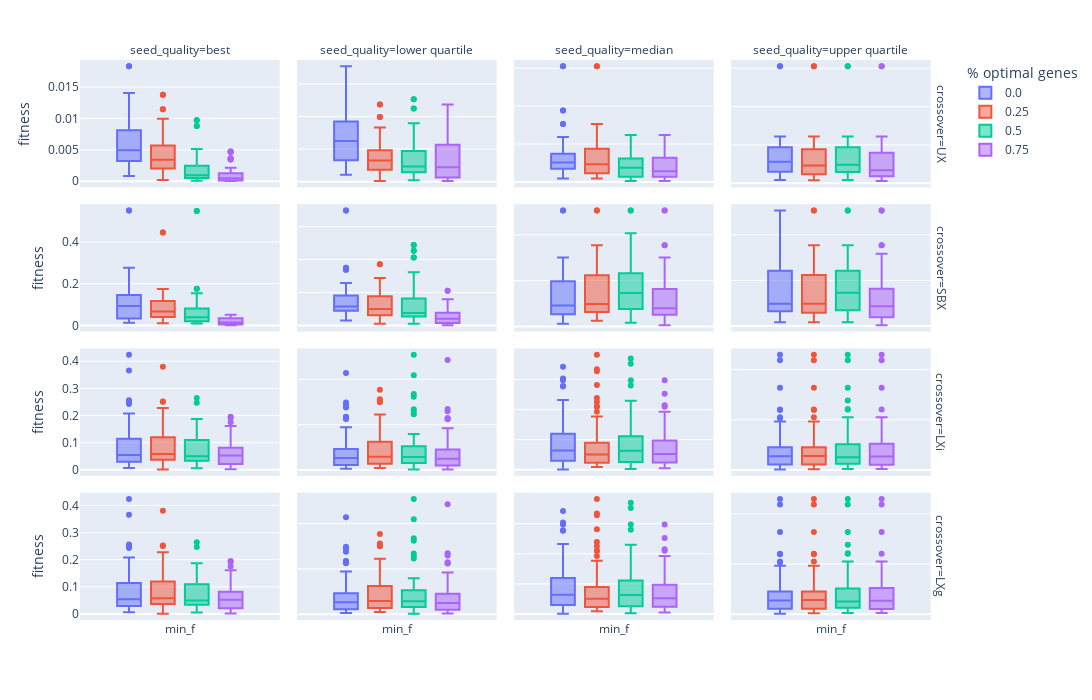

The notebook cell saved with this chart:
### Code cell
#Performance values for dimension 8 only

import pandas as pd
import plotly.express as px

gen = 50
dim = 8

performance_df = pd.read_csv("../data/sphere_function_data/performance.csv")
only_last_gen_performance = performance_df[performance_df.generation == gen]

#filter runs with optimal and worst point:
only_last_gen_performance = only_last_gen_performance[only_last_gen_performance.dim == 8]
only_last_gen_performance = only_last_gen_performance[only_last_gen_performance.seed_quality != "utopia"]
only_last_gen_performance = only_last_gen_performance[only_last_gen_performance.seed_quality != "dystopia"]
only_last_gen_performance = only_last_gen_performance[['min_f', 'percentage_of_optimal_genes', 'seed_quality', 'crossover']]


#CI of Fitness = 1
fig = px.box(
    only_last_gen_performance,
    color="percentage_of_optimal_genes",
    facet_col="seed_quality",
    facet_row="crossover",
    labels={
            "value": "fitness",
            "variable": "",
            "percentage_of_optimal_genes": "% optimal genes",
            "traceID_1" : "seed ind"
        },
    height=700, width=1400)
fig.update_yaxes(matches=None)#don't share the y axis

fig.write_image("../figures/genome_vs_fitness_performance.pdf")
fig.show()
